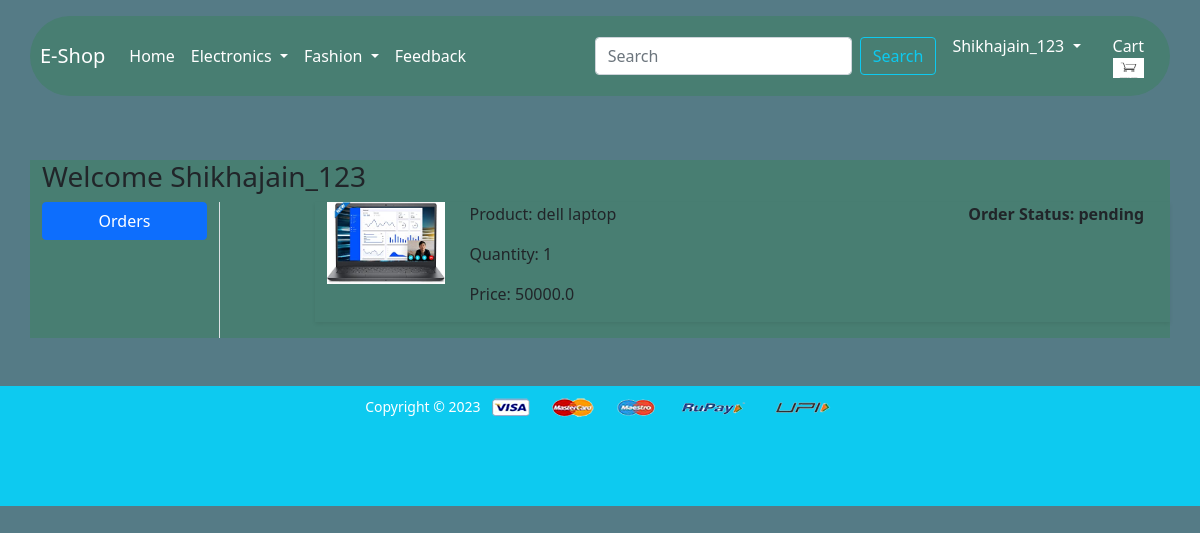
Before: /orders/ (signed in) with the older database file.
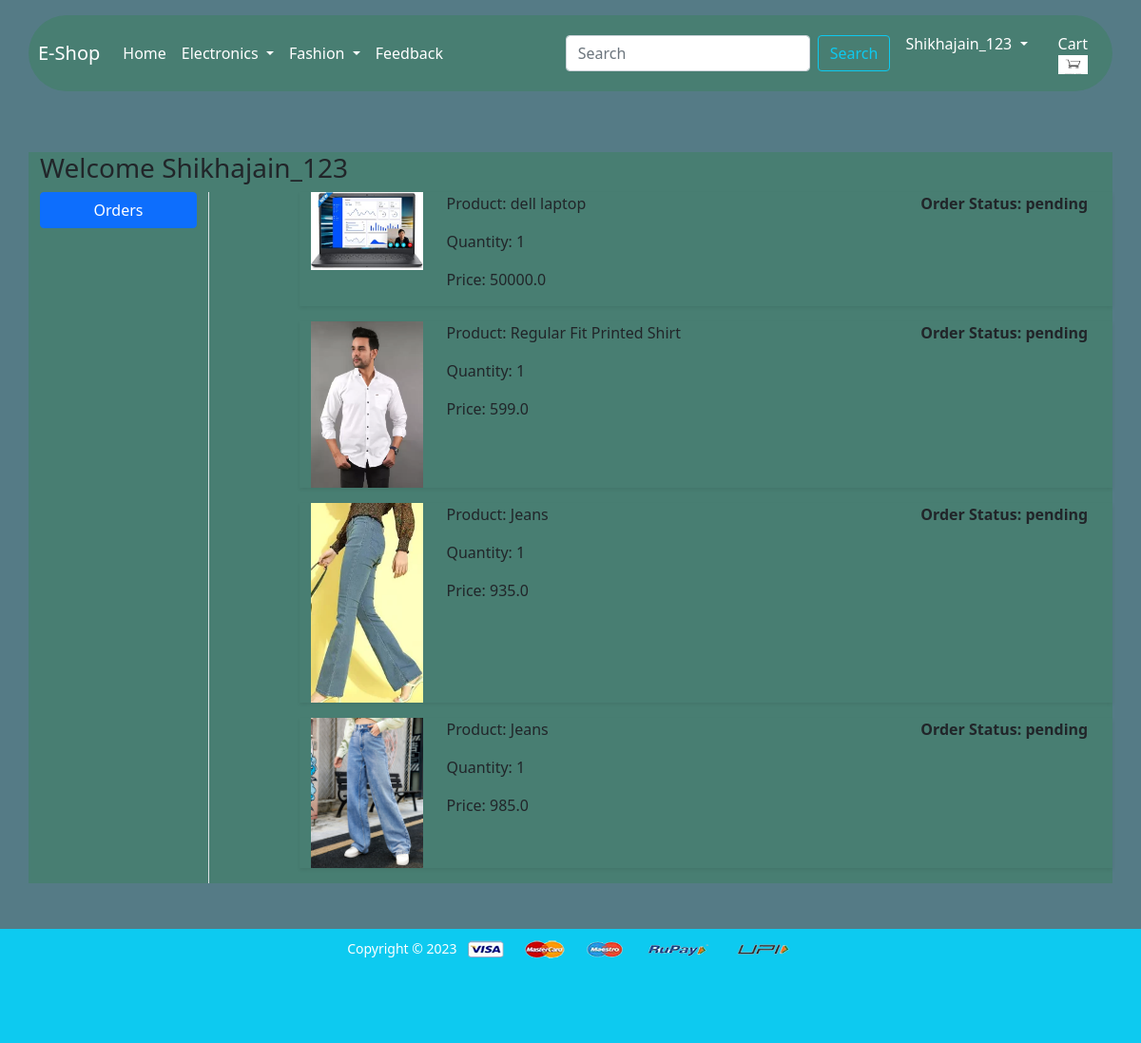
After: the same page with the newer database file.
### app/models.py (models this page shows, shortened)
class OrderPlaced(models.Model):
    user = models.ForeignKey(User, on_delete=models.CASCADE)
    customer = models.ForeignKey(Customer, on_delete=models.CASCADE)
    product = models.ForeignKey(Product, on_delete=models.CASCADE)
    quantity = models.PositiveIntegerField(default=1)
    ordered_date = models.DateTimeField(auto_now_add=True)
    status = models.CharField(max_length=50,choices=STATUS_CHOICES,default='pending')
    @property
    def total_cost(self):
        return self.quantity*self.product.discounted_price

class Product(models.Model):
    title = models.CharField(max_length=200)
    selling_price = models.FloatField()
    discounted_price = models.FloatField()
    description = models.TextField()
    brand = models.CharField(max_length=50)
    category = models.CharField(choices=CATEGORY_CHOICES, max_length=2)
    product_image = models.ImageField(upload_to='productimg')

### app/views.py (the view)
# urls.py: path('orders/', views.orders, name='orders'),
@login_required
def orders(request):
    op = OrderPlaced.objects.filter(user=request.user)
    return render(request, 'app/orders.html',{'order_placed':op})

### app/templates/app/orders.html (shortened to what this page needs)
{% extends 'app/base.html' %}
{% load static %}
{% block main-content %}
<div class="container my-5">
    <div class="row">
        <h3>Welcome <span class="text-capitalize">{{request.user}}</h3>
        <div class="col-sm-2 border-end">
            <ul class="list-unstyled">
                <li class="d-grid"><a href="{% url 'orders' %}" class="btn btn-primary">Orders</a></li>
            </ul>
        </div>
        <div class="col-sm-9 offset-sm-1">
            {% for op in order_placed%}
            <div class="row shadow-sm mb-3">
                <div class="col-sm-2">
                    <img src="{{op.product.product_image.url}}" alt="" class="img-fluid" height="150" width="150">
                </div>
                <div class="col-sm-7">
                    <p>Product: {{op.product.title}}</p>
                    <p>Quantity: {{op.quantity}}</p>
                    <p>Price: {{op.total_cost}}</p>
                </div>
                <div class="col-sm-3 fw-bold">
                    <p>Order Status: {{op.status}}</p>
                </div>
            </div>
            {% endfor%}
        </div>
    </div>
</div>
{% endblock main-content %}

Changed rows visible on the page:
added OrderPlaced: product.product_image (picture), product "Regular Fit Printed Shirt", quantity "1", total_cost "599.0", status "pending"
added OrderPlaced: product.product_image (picture), product "Jeans", quantity "1", total_cost "935.0", status "pending"
added OrderPlaced: product.product_image (picture), product "Jeans", quantity "1", total_cost "985.0", status "pending"
